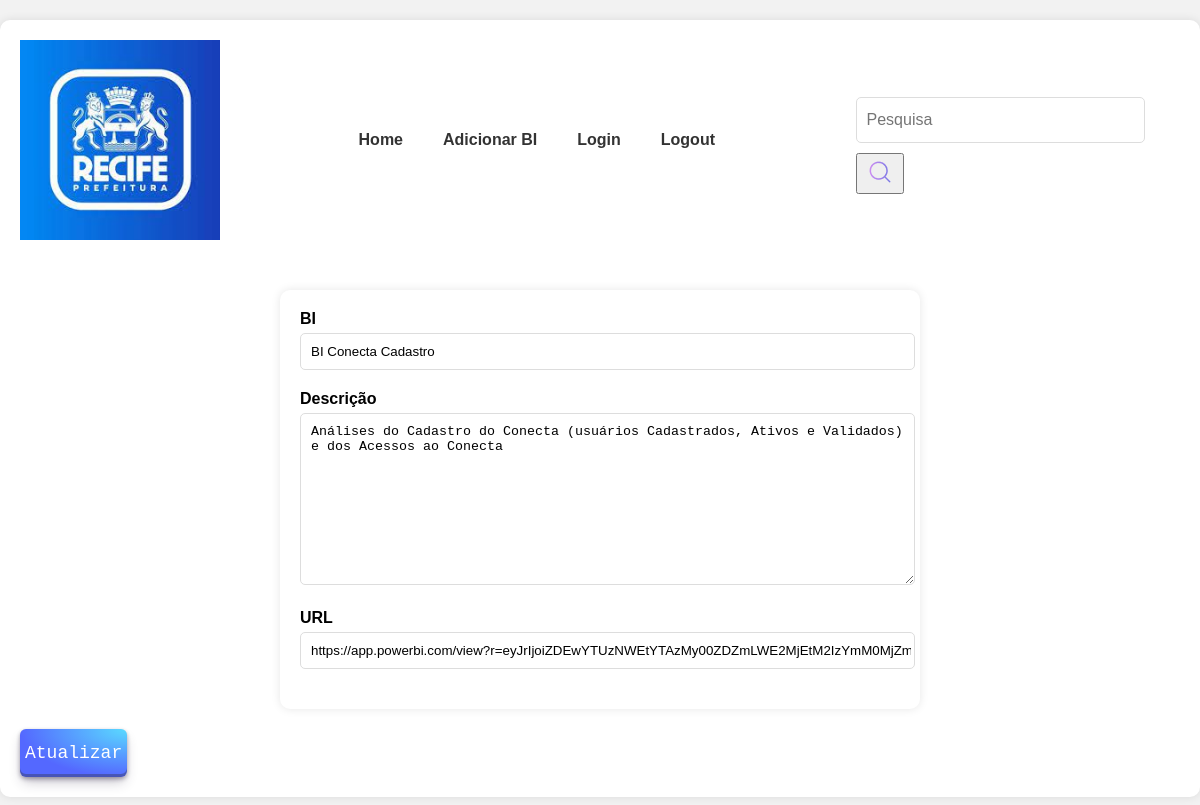
/edit_bi/18 (signed in), run on an earlier commit of the app's database.
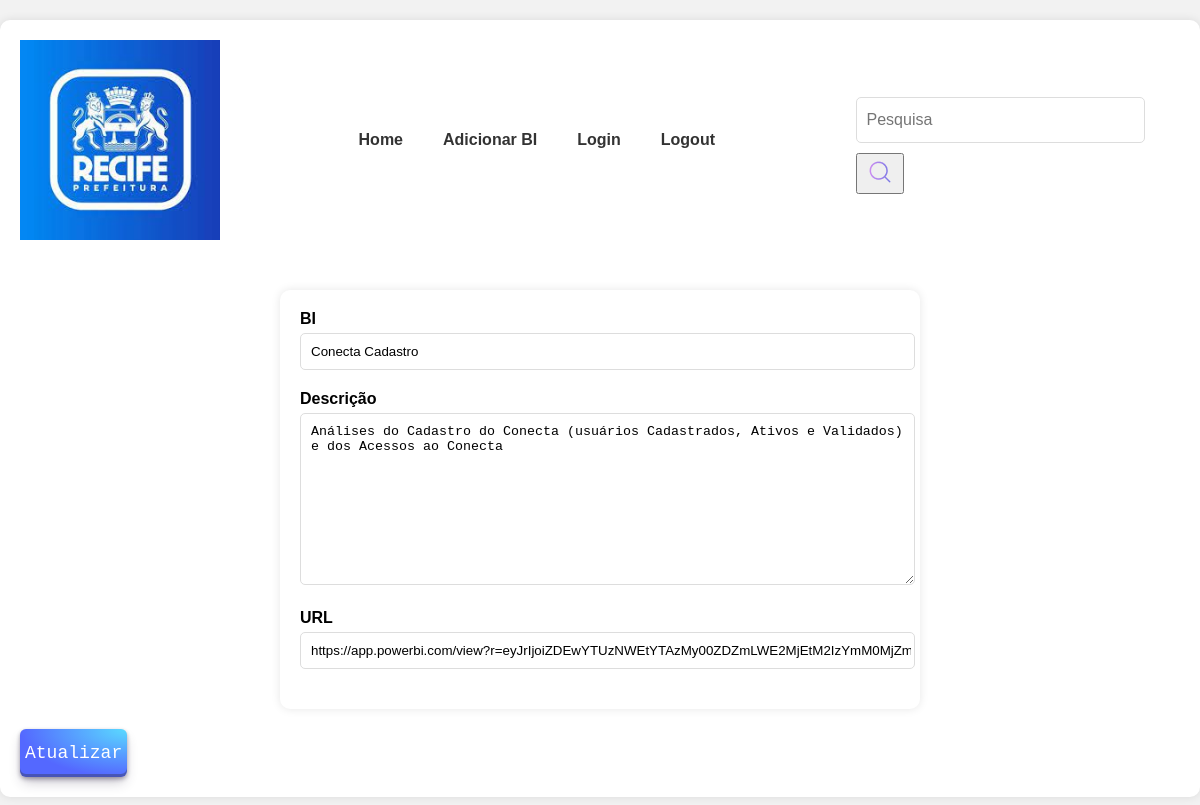
And on a later commit of the database.
### catalogo/models.py (models this page shows, shortened)
class BiCard(models.Model):
    name = models.CharField(max_length=150, null=False, blank=False)
    description = models.TextField(null=False, blank=False)
    url = models.CharField(max_length=400, null=False, blank=False)
    ativo = models.BooleanField(default=True)

### catalogo/views.py (the view)
# urls.py: path('edit_bi/<int:card_id>', edit_bi, name='edit_bi'),
def edit_bi(request, card_id):
    if not request.user.is_authenticated:
        messages.error(request, 'Efetue Login')
        return redirect('login')
    bicard = BiCard.objects.get(id=card_id)
    form = BiCardsForms(instance=bicard)
    if request.method == 'POST':
        form = BiCardsForms(request.POST, request.FILES, instance=bicard)
        if form.is_valid():
            form.save()
            messages.success(request, 'Card atualizado com sucesso')
            return redirect('index')
    return render(request, 'catalogo/edit_bi.html', {'form': form, 'card_id': card_id})

### catalogo/forms.py
class BiCardsForms(forms.ModelForm):
    class Meta:
        model = BiCard
        exclude = ['ativo']
        labels = {
            "name": "BI",
            "description": "Descrição",
            "url": "URL"
        }
        widgets = {
            "name": forms.TextInput(attrs={"class": "form-control"}),
            "description": forms.Textarea(attrs={"class": "form-control"}),
            "url": forms.TextInput(attrs={"class": "form-control"}),
        }

### templates/catalogo/edit_bi.html (shortened to what this page needs)
{% extends 'shared/base.html' %}
{% load static %}
{% block content %}
    <section class="catalog">
        <form action="{% url 'edit_bi' card_id %}" method="POST" enctype="multipart/form-data">
            <div class="form__container">
                {% for field in form.visible_fields %}
                <div class="col-12 col-lg-12" style="margin-bottom: 10px;">
                    <label for="{{ field.id_for_label }}" style="color:#000000; margin-bottom: 5px;">{{field.label}}</label>
                    {{ field }}
                </div>
                {% endfor %}
            </div>
            <div>
                <button type="submit" class="button-publish" style="padding: 5px;">Atualizar</button>
            </div>
        </form>
    </section>
{% endblock %}

What changed in the data, as far as the page shows it:
changed BiCard: name "BI Conecta Cadastro" → "Conecta Cadastro"
